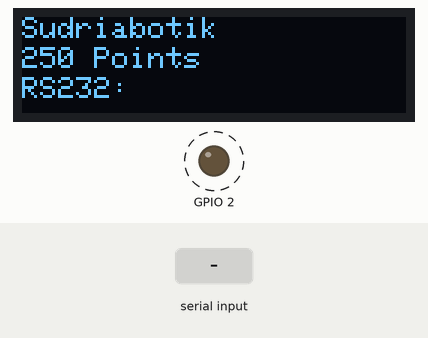
Simulated run of this sketch. Board: ESP32. Parts: 128×32 one-colour display, output pins drawn as LEDs (lit = HIGH). Dashed ring = blinking. Inputs (shaded band) come from the test bench. What the sketch prints to the serial monitor is not drawn.

Above: at 4.4 s.
4.5 s: byte 30 received over Serial
At 6.8 s:
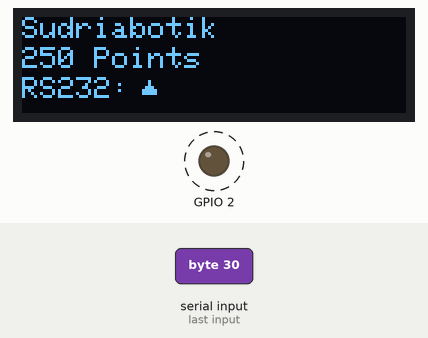
9.1 s: byte 90 received over Serial
At 11.7 s:
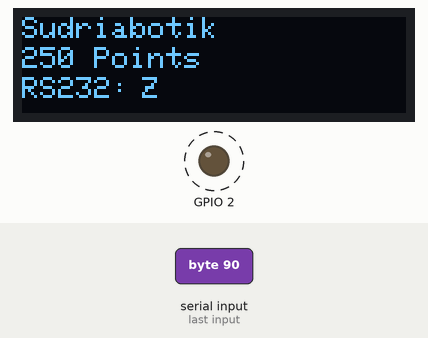
13.7 s: byte 120 received over Serial
At 16.6 s:
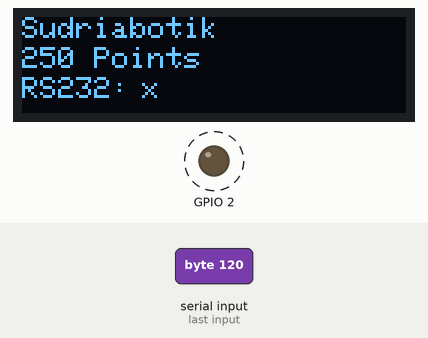
Timing chart, 0 to 24.3 s (numbered marks = the images above; inputs shaded):
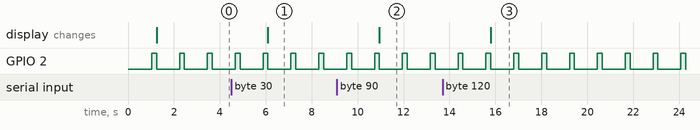

The sketch:

oled_128x32.ino
```cpp
#include <SPI.h>
#include <Wire.h>
#include <Adafruit_GFX.h>
#include <Adafruit_SSD1306.h>

#define SCREEN_WIDTH 128 // OLED display width, in pixels
#define SCREEN_HEIGHT 32 // OLED display height, in pixels

// Declaration for an SSD1306 display connected to I2C (SDA, SCL pins)

#define OLED_RESET     -1 // Reset pin # (or -1 if sharing Arduino reset pin)
#define SCREEN_ADDRESS 0x3C ///< See datasheet for Address;k 0x3D for 128x64, 0x3C for 128x32
Adafruit_SSD1306 display(SCREEN_WIDTH, SCREEN_HEIGHT, &Wire, OLED_RESET);

int incomingByte = 0;

/* Pour afficher les courbes cos et sin
int hCenter = 32;                               // horizontal center of 64 / 2 = 32
int Radius = 30;                                // radius of circle
const float Pi = 3.14159265359;                 // Pi
*/

void setup() {
  pinMode(BUILTIN_LED, OUTPUT);     // Initialize the LED_BUILTIN pin as an output
  Serial.begin(19200);
  // SSD1306_SWITCHCAPVCC = generate display voltage from 3.3V internally
  if(!display.begin(SSD1306_SWITCHCAPVCC, SCREEN_ADDRESS)) {
    Serial.println(F("SSD1306 allocation failed"));
    for(;;); // Don't proceed, loop forever
  }

}

// the loop function runs over and over again forever
void loop() {
  digitalWrite(BUILTIN_LED, LOW);   // Turn the LED on (Note that LOW is the voltage level
  // but actually the LED is on; this is because
  // it is active low on the ESP-01)
  delay(1000);                      // Wait for a second
  Serial.printf("Flash real id:   %08X\n", ESP.getFlashChipId());
  digitalWrite(BUILTIN_LED, HIGH);  // Turn the LED off by making the voltage HIGH
  delay(200);                      // Wait for two seconds (to demonstrate the active low LED)

  testdrawstyles();    // Draw 'stylized' characters
   if (Serial.available() > 0) {
    // read the incoming byte:
    incomingByte = Serial.read();

    // prints the received data
    Serial.print("I received: ");
    Serial.print(char(incomingByte));

/*
      display.clearDisplay();
//  display.drawRect(0, 0, 120, 32, WHITE);                      // draws border
  display.drawLine(0,16,128,16,WHITE);                         // draws grid horizontal center
//  display.drawLine(30,0,30,64,WHITE);                          // draws grid vertical first
  display.drawLine(31,0,31,32,WHITE);                          // draws grid vertical second
//  display.drawLine(90,0,90,64,WHITE);
  for (int x = 0; x < SCREEN_WIDTH; x++) {
    float y1 = (sin(x / 10.0) + 1) * SCREEN_HEIGHT / 2;
    float y2 = (cos(x / 10.0) + 1) * SCREEN_HEIGHT / 2;
    display.drawPixel(x, y1, WHITE);
    display.drawPixel(x, y2, WHITE);
    display.display();
*/
  }
}

void testdrawstyles(void) {
  display.clearDisplay();
  display.setTextSize(1);             // Normal 1:1 pixel scale
  display.setTextColor(SSD1306_WHITE);        // Draw white text
  display.setCursor(0,0);             // Start at top-left corner
  display.println(F("Sudriabotik"));
  display.setCursor(0,10);             // Start at top-left corner
  display.println(F("250 Points"));
  display.setCursor(0,20);
  display.println(F("RS232:"));
  display.setCursor(40,20);
  display.println(char(incomingByte));
  display.display();
}
```

Measured:
- after the input at 4.5 s, the display: changes after 1.6 s (image 1)
- after the input at 9.1 s, the display: changes after 1.8 s (image 2)
- after the input at 13.7 s, the display: changes after 2.1 s (image 3)
- by itself, GPIO 2: alternates HIGH for 0.21 s and LOW for 1.0 s
